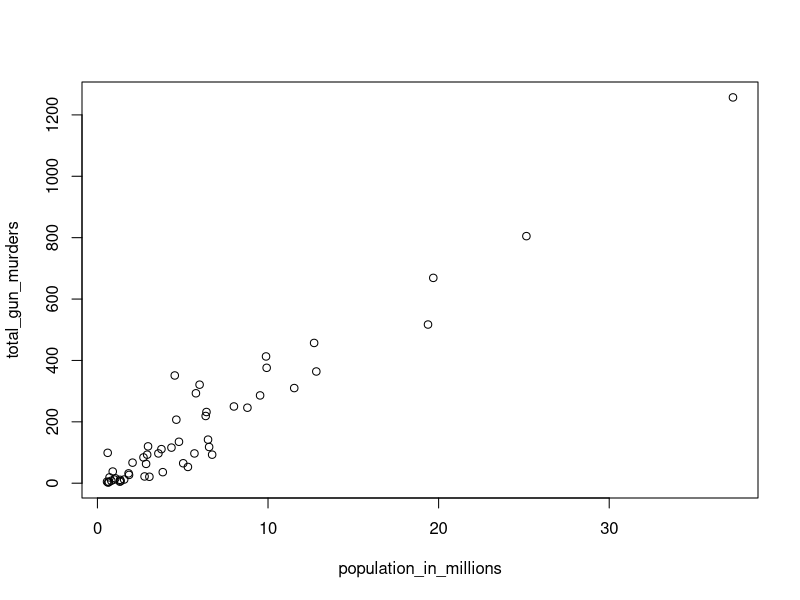
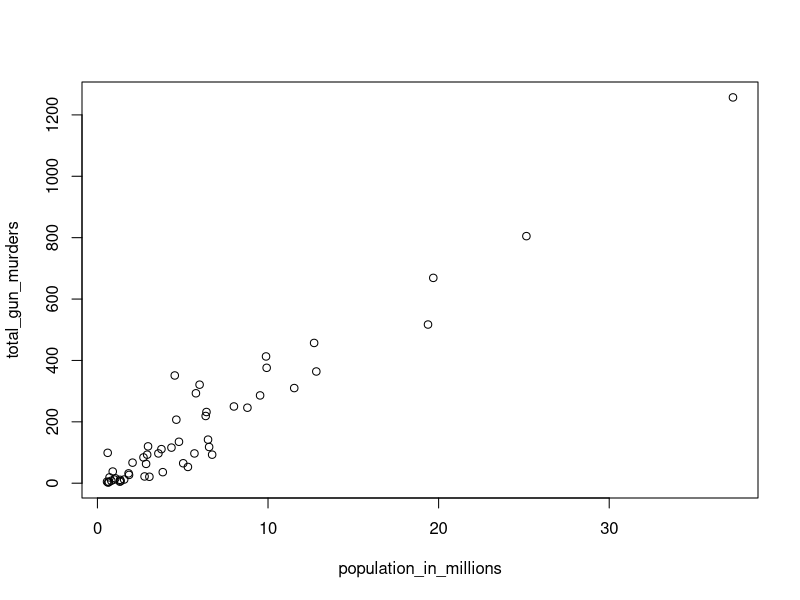
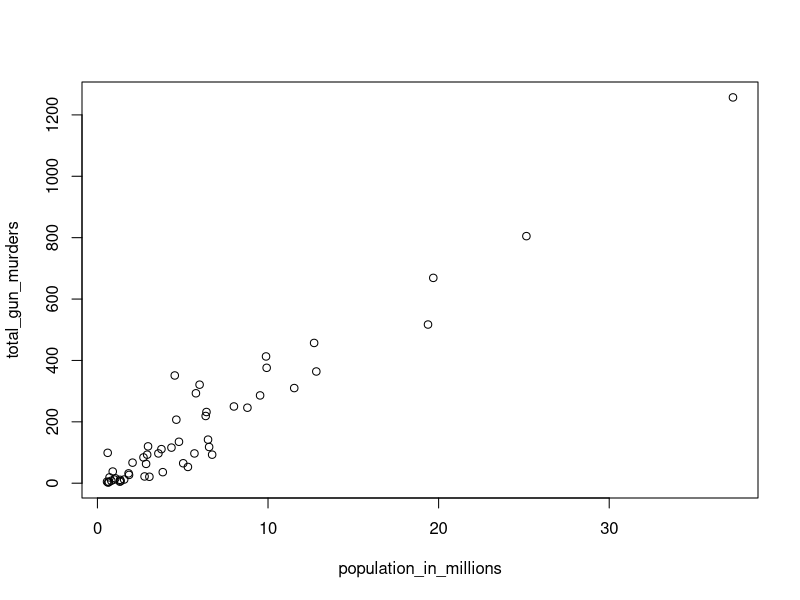
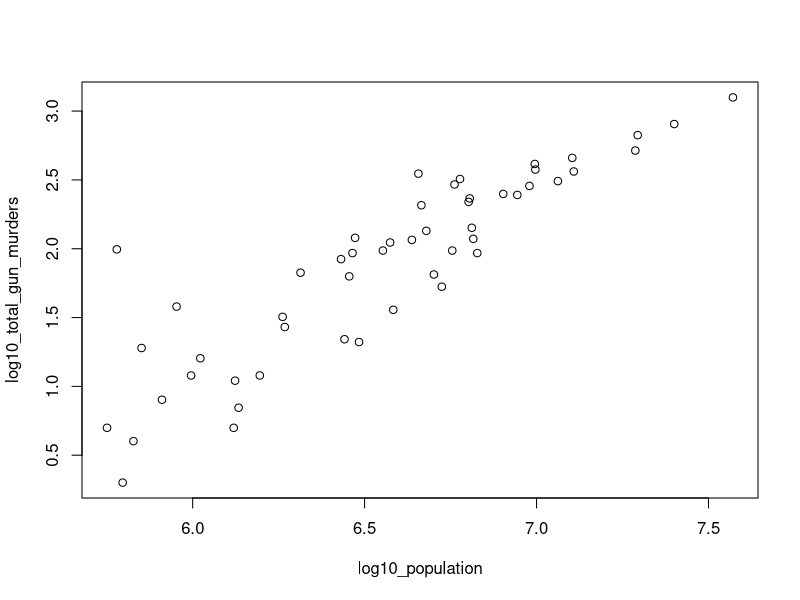

These figures' R source, in order: (Note: this script raises an error after producing the figures.)
## ---- chunk 1
library(dslabs)
data(murders)

population_in_millions <- murders$population/10^6
total_gun_murders <- murders$total

plot(population_in_millions, total_gun_murders)
## ---- chunk 2
library(dslabs)
data(murders)
## ---- chunk 3
# Load the datasets and define some variables
library(dslabs)
data(murders)

population_in_millions <- murders$population/10^6
total_gun_murders <- murders$total

plot(population_in_millions, total_gun_murders)

# Transform population using the log10 transformation and save to object log10_population

# Transform total gun murders using log10 transformation and save to object log10_total_gun_murders

# Create a scatterplot with the log scale transformed population and murders 

## ---- chunk 4
# Load the datasets and define some variables
library(dslabs)
data(murders)
population_in_millions <- murders$population/10^6
total_gun_murders <- murders$total
plot(population_in_millions, total_gun_murders)

# Transform population using the log10 transformation and save to object log10_population
log10_population<- log10(murders$population)

# Transform total gun murders using log10 transformation and save to object log10_total_gun_murders
log10_total_gun_murders <- log10(murders$total)

# Create a scatterplot with the log scale transformed population and murders 
plot(log10_population, log10_total_gun_murders)

## ---- chunk 5
test_error()
test_object("log10_population", undefined_msg = "Define log10_population first.", incorrect_msg = "Transform variable using log10. Since we are taking the log do not divide by a million.")
test_object("log10_total_gun_murders", undefined_msg = "Define log10_total_gun_murders first.", incorrect_msg = "Transform variable using log10.")
test_function("plot",args=c("x","y"), incorrect_msg = "Scatter population on murders.")
success_msg("Doesn't that plot look better!")
## ---- chunk 6
library(dslabs)
data(murders)
## ---- chunk 7
# Store the population in millions and save to population_in_millions 
population_in_millions <- murders$population/10^6


# Create a histogram of this variable

## ---- chunk 8
# Store the population in millions (same as previous question)
population_in_millions <- murders$population/10^6

# Create a histogram of this variable
hist(population_in_millions)

## ---- chunk 9
test_error()
test_object("population_in_millions", undefined_msg = "Define the population first.", incorrect_msg = "Check code!")
test_function("hist",args=c("x"), incorrect_msg = "Check code again.")
success_msg("We got a histogram! Awesome!")
## ---- chunk 10
library(dslabs)
## ---- chunk 11
# Create a boxplot of state populations by region for the murders dataset

## ---- chunk 12
# Create a boxplot of state populations by region and specify dataset 
boxplot(population~region, data = murders)

## ---- chunk 13
test_error()
test_function("boxplot",args=c("formula","data"), incorrect_msg = "Check code. use ~ sign and include dataset.")
success_msg("Great job! Now you've learnt all three basic types of plots in R!")
## ---- chunk 14
# no pec
## ---- chunk 15
msg1 = "Great! Now navigate back to the course on edX!"
msg2 = "Now navigate back to the course on edX!"
test_mc(correct = 1, feedback_msgs = c(msg1,msg2))
